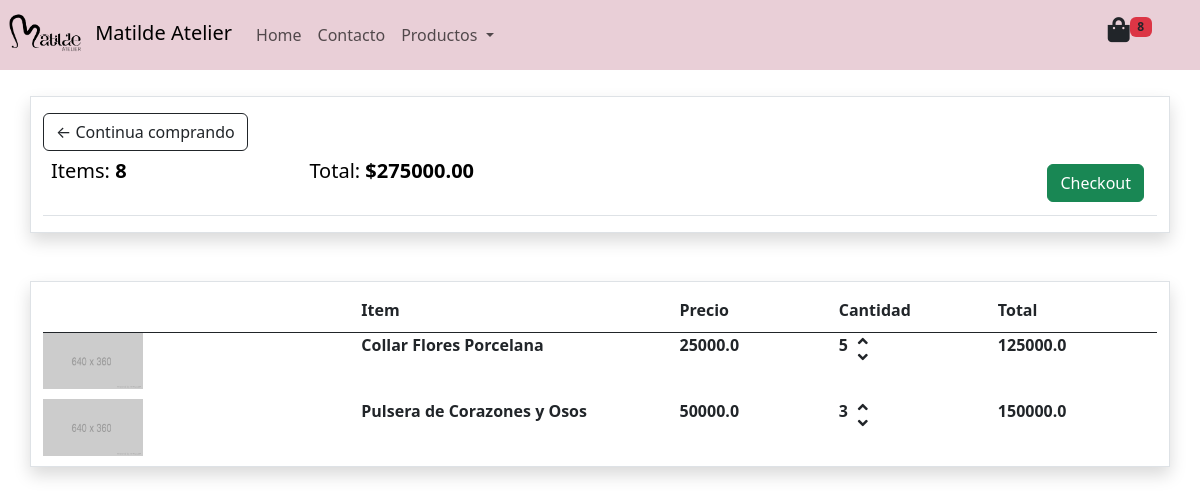
The page /cart/ (signed in) on the database as committed earlier.
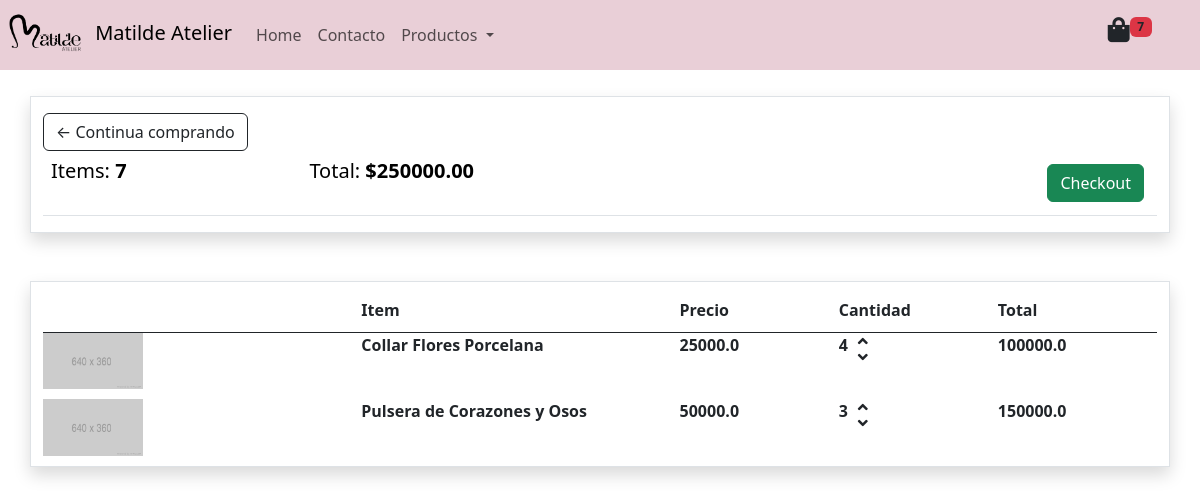
The same page on the database as committed later.
### erp/models.py (models this page shows, shortened)
class Order(models.Model):
    customer = models.ForeignKey(Costumer, on_delete=models.SET_NULL, null=True, blank=True)
    date_ordered = models.DateField(auto_now_add=True)
    complete = models.BooleanField(default=False, null=True, blank=False)
    transaction_id = models.CharField(max_length=200, null=True)
    @property
    def get_cart_total(self):
        orderitems = self.orderitem_set.all()
        total = sum([item.get_total for item in orderitems])
        return total
    @property
    def get_cart_items(self):
        orderitems = self.orderitem_set.all()
        total = sum(item.quantity for item in orderitems)
        return total

class OrderItem(models.Model):
    product = models.ForeignKey(Productos, on_delete=models.SET_NULL, blank=True, null=True)
    order = models.ForeignKey(Order, on_delete=models.SET_NULL, blank=True, null=True)
    quantity = models.IntegerField(default=0, null=True, blank=True)
    date_added = models.DateTimeField(auto_now_add=True)
    @property
    def get_total(self):
        total = self.product.precio * self.quantity
        return total

class Productos(models.Model):
    codigo = models.CharField(max_length=255, unique=True)
    nombre = models.CharField(max_length=255, unique=True)
    cantidad = models.IntegerField(default=1)
    precio = models.DecimalField(default=0.00, decimal_places=2, max_digits=9)
    foto = models.ImageField(null=True, blank=True)

### erp/vistas/category/views.py (the view)
# urls.py: path('cart/', carrito, name='carro'),
def carrito(request):
    if request.user.is_authenticated:
        customer = request.user.costumer
        order, created = Order.objects.get_or_create(customer=customer, complete=False)
        items = order.orderitem_set.all()
    else:
        items = []
        order = {'get_cart_total': 0, 'get_cart_items': 0}
    context = {'items': items, 'order': order}
    return render(request, 'carro.html', context)

### erp/templates/carro.html (shortened to what this page needs)
<!DOCTYPE html>
<html lang="en">
{% extends 'encabezado.html' %}
{% block content %}
{% load static %}
<br>
<br>
<div class="container pt-3 mt-5 border shadow">
    <div class="row">
        <div class="col-lg">
            <div class="box-element">
                <a class="btn btn-outline-dark" href="{% url 'tienda' %}">&#x2190; Continua comprando</a>
                <table class="table">
                    <tr>
                        <th><h5> Items: <strong>{{order.get_cart_items}}</strong></h5></th>
                        <th><h5> Total: <strong>${{order.get_cart_total}}</strong></h5></th>
                        <th>
                            <a style="float: right; margin: 5px" class="btn btn-success" href="{% url 'checkout' %}">
                                Checkout </a>
                        </th>
                    </tr>
                </table>
            </div>
        </div>
    </div>
</div>
<div class="container pt-3 mt-5 border shadow">
    <div class="row">
        <div class="col-lg">
            <div class="box-element">
                <div class="alinear" style="border-bottom: 1px solid;">
                    <div style="flex: 2"></div>
                    <div style="flex: 2"><strong>Item</strong></div>
                    <div style="flex: 1"><strong>Precio</strong></div>
                    <div style="flex: 1"><strong>Cantidad</strong></div>
                    <div style="flex: 1"><strong>Total</strong></div>
                </div>
                {% for item in items %}
                <div class="alinear">
                    <div style="flex: 2">
                        {% if item.product.foto %}
                        <img style="width: 100px" src= "{{item.product.foto.url}}" alt="">
                        {% else %}
                        <img style="width: 100px" src= "{% static 'lib/adminelt/img/placeholder.png' %}" alt="">
                        {% endif %}
                    </div>
                    <div style="flex: 2"><strong>{{item.product.nombre}}</strong></div>
                    <div style="flex: 1"><strong>{{item.product.precio|floatformat:1}}</strong></div>
                    <div style="flex: 1; display: flex; aling-items: center;">
                        <p style="display: inline-block; font-weight: 700; padding-right: 10px;">{{item.quantity}}</p>
                        <div style="display: inline-block; font-weight: 700; padding-right: 10px;">
                            <i data-product="{{item.product.codigo}}" data-action="add" onclick="getNumber('{{user}}')" class='fas fa-angle-up' style="width: 12px; cursor: pointer; display: block"></i>
                            <i data-product="{{item.product.codigo}}" data-action="remove" onclick="getNumber('{{user}}')" class='fas fa-angle-down' style="width: 12px; cursor: pointer; display: block"></i>
                        </div>
                    </div>
                    <div style="flex: 1"><strong>{{item.get_total|floatformat:1}}</strong></div>
                </div>
                {% endfor %}
            </div>
        </div>
    </div>
</div>
{% endblock %}

### templates/encabezado.html (shortened to what this page needs)
<!DOCTYPE html>
<html lang="en">
{% load static %}
<head>
    <link href="{% static 'lib/bootstrap-5.3.2-dist/css/bootstrap.min.css' %}" rel="stylesheet">
    <link rel="stylesheet" href="{% static 'lib/adminelt//plugins/fontawesome-free/css/all.min.css' %}">
    <link rel="stylesheet" href="{% static 'css/estilos.css' %}">
    <link href="https://unpkg.com/aos@2.3.1/dist/aos.css" rel="stylesheet">
</head>
<body class="hold-transition layout-top-nav">
<nav class="navbar navbar-expand-sm navbar-light fixed-top" data-aos="zoom-out-left" id="navbarCollapse"
     style="background-color: #E9CFD7;height: 70px;">
    <a class="navbar-brand" href="#">
        <img src="{% static 'lib/adminelt/img/Matilde Atelier_Logo horizontal secundario líneas negras (sin fondo).png' %}"
             alt="Logo" style="width:90px;" class="rounded-pill">
        <span>Matilde Atelier</span>
    </a>
    <div class="collapse navbar-collapse" id="collapsibleNavbar">
        <ul class="navbar-nav">
            <li class="nav-item">
                <a class="nav-link" href="{% url 'inicio' %}">Home</a>
            </li>
            <li class="nav-item">
                <a class="nav-link" href="#">Contacto</a>
            </li>
            <li class="nav-item dropdown">
                <a class="nav-link dropdown-toggle" data-bs-toggle="dropdown">
                    Productos
                </a>
            </li>
        </ul>
        <a type="button" href="{% url 'carro' %}"  class="nav-link d-flex d-block ms-auto me-5">
            <i class="fa fa-shopping-bag" style="font-size: 25px">
            </i>
            <p class="badge text-bg-danger text-dark navbar-badge">{{order.get_cart_items}}</p>
        </a>
    </div>
</nav>
{% block content %}
{% endblock %}
</body>
</html>

Rows that differ between the two databases and show on the page:
changed through a linked row, Order: get_cart_items "8" → "7"; get_cart_total "275000.00" → "250000.00"
changed OrderItem "Collar Flores Porcelana": quantity "5" → "4"; get_total "125000.0" → "100000.0"
